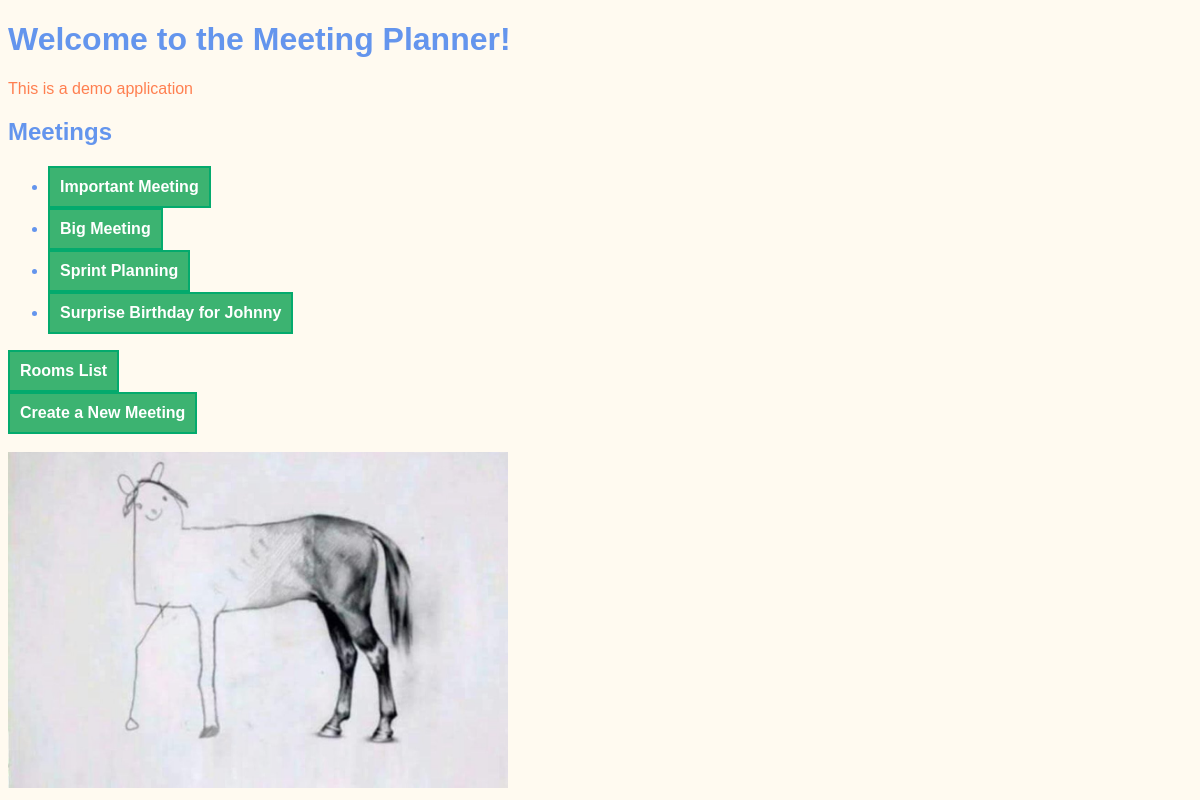
The app's page /, older data.
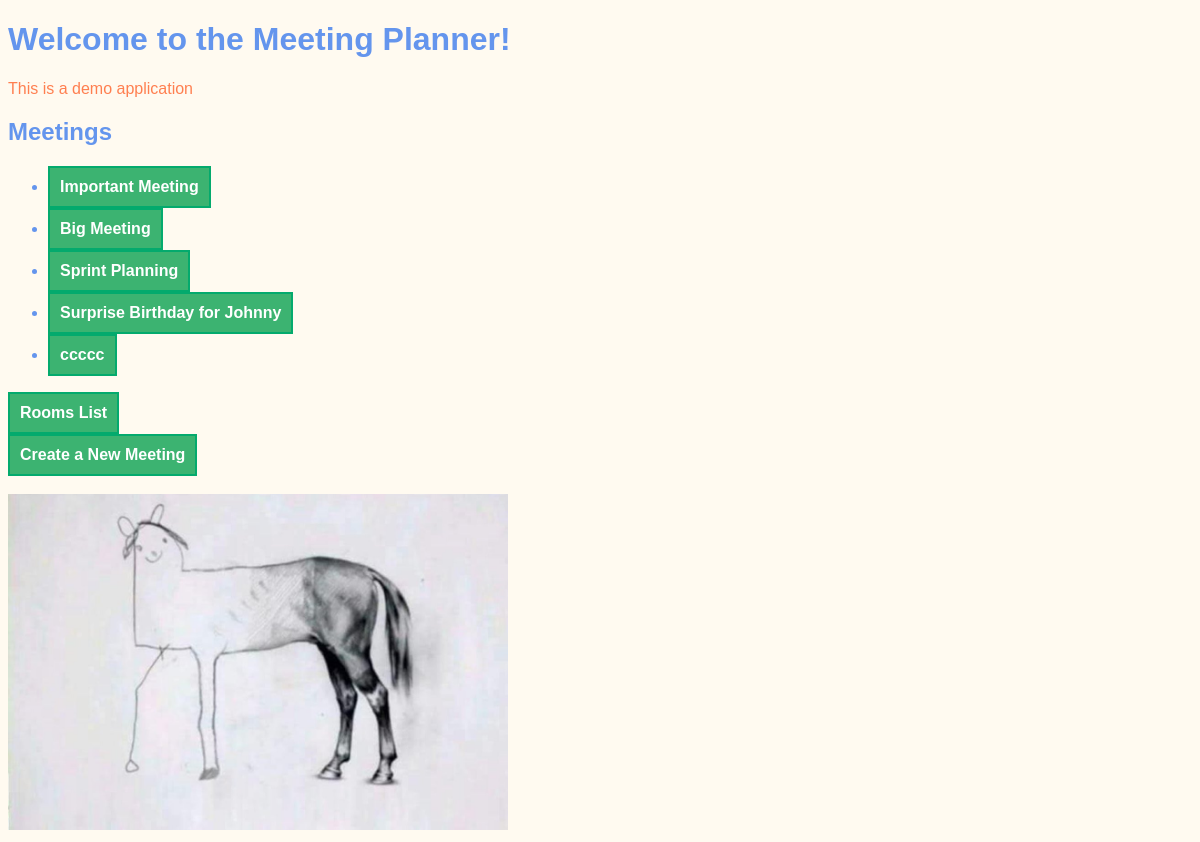
The same page, newer data.
### meetings/models.py (models this page shows, shortened)
class Meeting(models.Model):
    title = models.CharField(max_length=200)
    date = models.DateField()
    start_time = models.TimeField(default=time(9))
    duration = models.IntegerField(default=1)
    room = models.ForeignKey('Room', on_delete=models.CASCADE)

### website/views.py (the view)
# urls.py: path('', welcome, name="welcome"),  # An empty string becomes the index page of the website
def welcome(request):
    return render(request, "website/welcome.html",
                  {"meetings": Meeting.objects.all()})

### website/templates/website/welcome.html (shortened to what this page needs)
{% extends "base.html" %}
{% load static %}
{% block content %}
    <h1>Welcome to the Meeting Planner!</h1>
    <p>
        This is a demo application
    </p>
    <h2>Meetings</h2>
    <ul>
        {% for meeting in meetings %}
        <li>
            <a href="{% url 'detail' meeting.id %}">
                {{ meeting.title }}
            </a>
        </li>
        {% endfor %}
    </ul>
    <a href="{% url 'rooms' %}">Rooms List</a>
    <br>
    <a href="{% url 'new' %}">Create a New Meeting</a>
    <br> <br>
    <img src="{% static 'website/pony.jpeg'%}" width="500px" alt="Backend Pony">
{% endblock %}

Row changes from the older to the newer data that the page shows:
added Meeting: title "ccccc"
